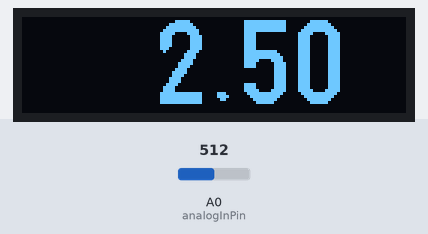
The sketch below on a simulated Arduino Uno, built with avr-gcc and run on an emulated ATmega328P. Shown: 128×32 one-colour display. The test bench sets the inputs (shaded band); at power-on: A0 (analogInPin) = 512.

Above: at 1.2 s.
1.3 s: A0 (analogInPin) set to 716
At 2.2 s:
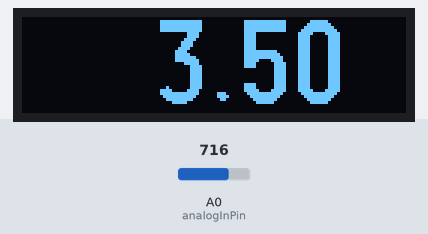
2.8 s: A0 (analogInPin) set to 900
At 3.6 s:
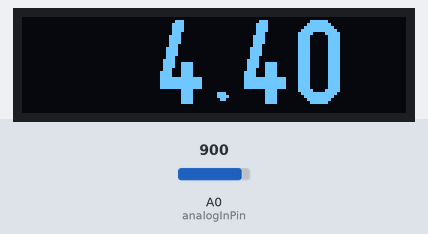
4.3 s: A0 (analogInPin) set to 1023
At 5.7 s:
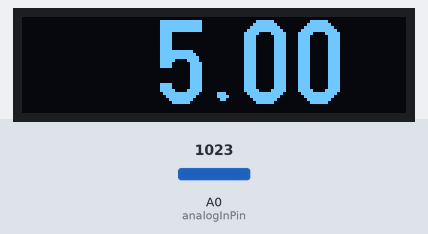
Timing chart, 0 to 7.3 s (numbered marks = the images above; inputs shaded):
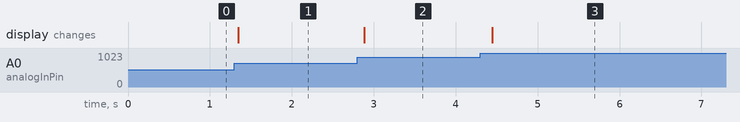

The sketch:

oled_0.91inch_128x32.ino
```cpp
#include <Arduino.h>
#include <U8g2lib.h>
#include <SPI.h>
#include <Wire.h>

U8G2_SSD1306_128X32_UNIVISION_F_HW_I2C u8g2(U8G2_R0);

const int analogInPin = A0;
  const int count = 0;
  const float sum = 0.0;
  const char buffer[10];

 void setup(void) {
   Serial.begin(9600);
   u8g2.begin();
}

  void loop(void) {

  float sum;
  int count;
  int value = analogRead(analogInPin);

  count += 1;
  float voltage = (value * 5.0) / 1023.0;
  sum += voltage * voltage;
  float rms = sqrt(sum / count);

  dtostrf(rms, 6, 2, buffer);

  u8g2.clearBuffer();					// clear the internal memory
  u8g2.setFont(u8g2_font_logisoso28_tr);  // choose a suitable font at https://github.com/olikraus/u8g2/wiki/fntlistall
  u8g2.drawStr(8,29,buffer);	// write something to the internal memory
  u8g2.sendBuffer();					// transfer internal memory to the display

  // Wait for a short time before sampling again
  delay(100);


}
```

Measured:
- after the input at 1.3 s, the display: changes after 0.05 s (image 1)
- after the input at 2.8 s, the display: changes after 0.09 s (image 2)
- after the input at 4.3 s, the display: changes after 0.15 s (image 3)
